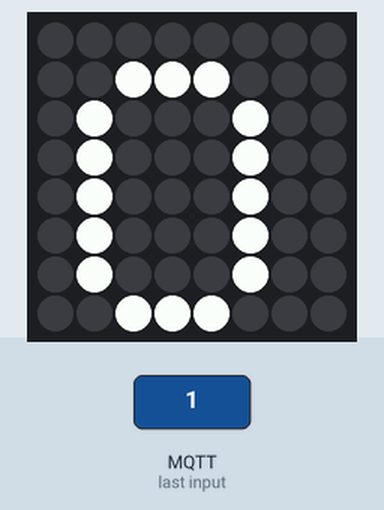
Bench run of a program on a simulated Raspberry Pi (BCM pin numbers) with a Sense HAT. Shown: the Sense HAT's 8×8 RGB LED matrix. The test bench sets the inputs (shaded band). Random numbers come from a fixed seed; no MQTT or app messages arrive unless stated; web requests get an empty 200 reply after 0.4 s; what the program prints to the terminal is not drawn.

2.2 s: MQTT message "1" arrives on the first subscribed topic
Above: at 3.3 s.
Timing chart, 0 to 5.2 s (numbered marks = the images above; inputs shaded):
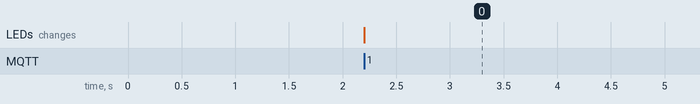

The program:

Home_Automation_System.py
```python
import sys
import time
import random
from time import sleep
from Adafruit_IO import MQTTClient, Client, Feed
from sense_hat import SenseHat
sense = SenseHat()

ADAFRUIT_IO_USERNAME = 'XXXXXXXXXX' # Username
ADAFRUIT_IO_KEY = 'XXXXXXXXXX' # Active Key
aio = Client(ADAFRUIT_IO_USERNAME, ADAFRUIT_IO_KEY)
FEED_ID = 'XXXXXXXXXX' # Adafruit 'Feed-Key'
READ_TIMEOUT = 5

pressure_feed = aio.feeds('pressure') # 'Pressure' is IO Feed created in Adafruit
humidity_feed = aio.feeds('humidity') # 'Humidity' is IO Feed created in Adafruit

def connected(client):
        print('Connected to Adafruit IO! Listening for {0} changes...'.format(FEED_ID))
        client.subscribe(FEED_ID)

def disconnected(clinet):
    print('Disconnected fro Adafruit IO!')
    sys.exit(1)

def message(client, feed_id, payload):
    print('Feed {0} received new value: {1}'.format(feed_id, payload))

    while True:

        val = random.randint(1,30)
        pressure = val
        humidity = val

        if payload == "1":
            print("Light ON")
            sense.show_letter("O")

        if payload == "0":
            print("Light OFF")
            sense.clear()

        if humidity is not None and pressure is not None:
            print('Pressure = (0:0.1f) Pascal \n Humidity = (1:0.1f)%'.format(pressure, humidity))

            # Send pressure and humidity feeds to Adafruit IO:-
            pressure = '%.2f'%(pressure)
            humidity = '%.2f'%(humidity)
            aio.send(pressure_feed.key, str(pressure))
            aio.send(humidity_feed.key, str(humidity))

        else:
            print('Failed to get Pressure and Humidity Data form SenseHat')
        time.sleep(READ_TIMEOUT) # Timeout to avoid flooding Adafruit IO

client = MQTTClient(ADAFRUIT_IO_USERNAME, ADAFRUIT_IO_KEY)
client.on_connect = connected
client.on_message = message
client.connect()
client.on_disconnect = disconnected
client.loop_blocking()
```

Measured:
- after the input at 2.2 s, the LEDs: change at once (image 0)
